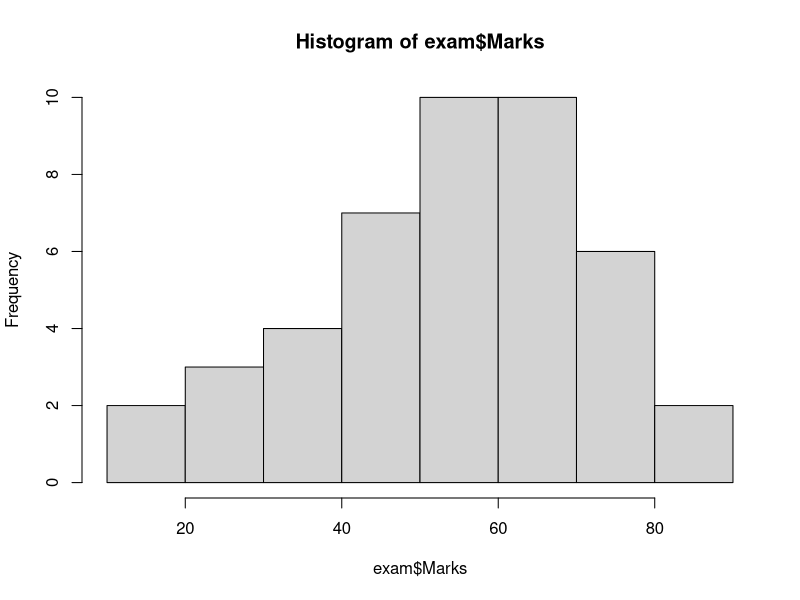
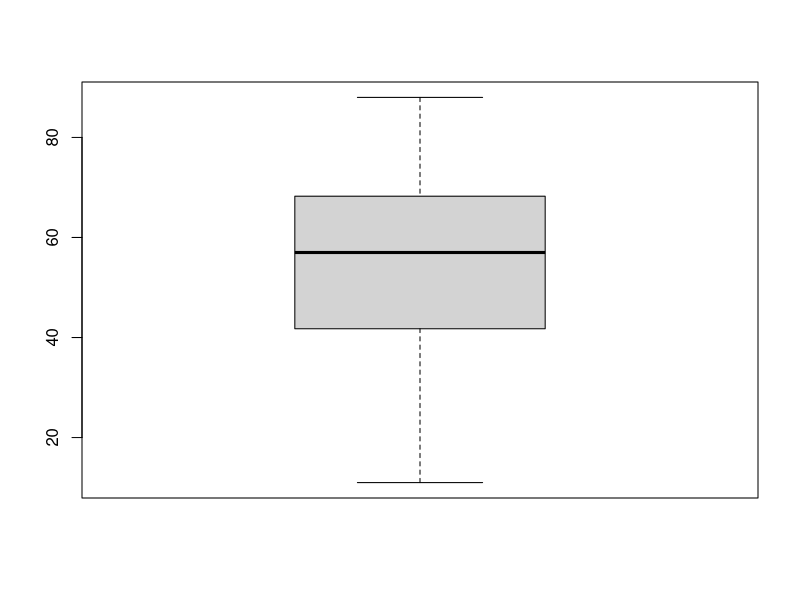
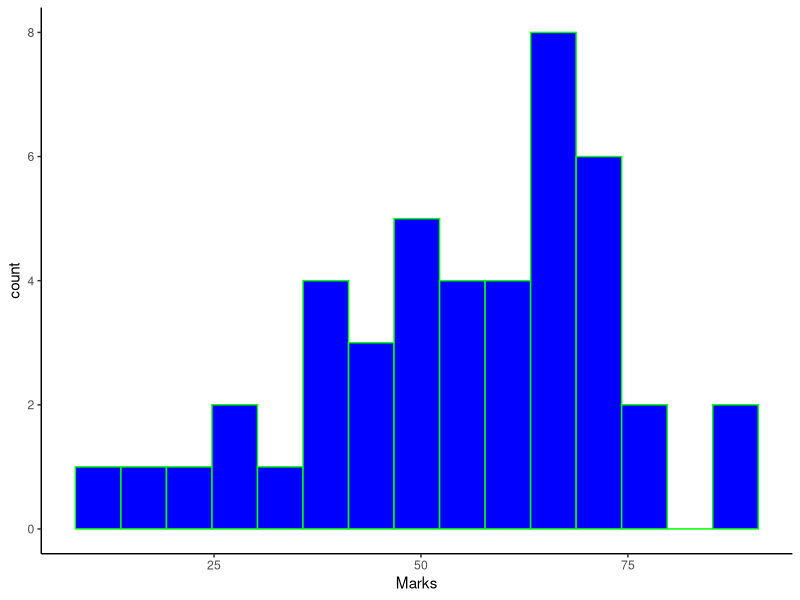
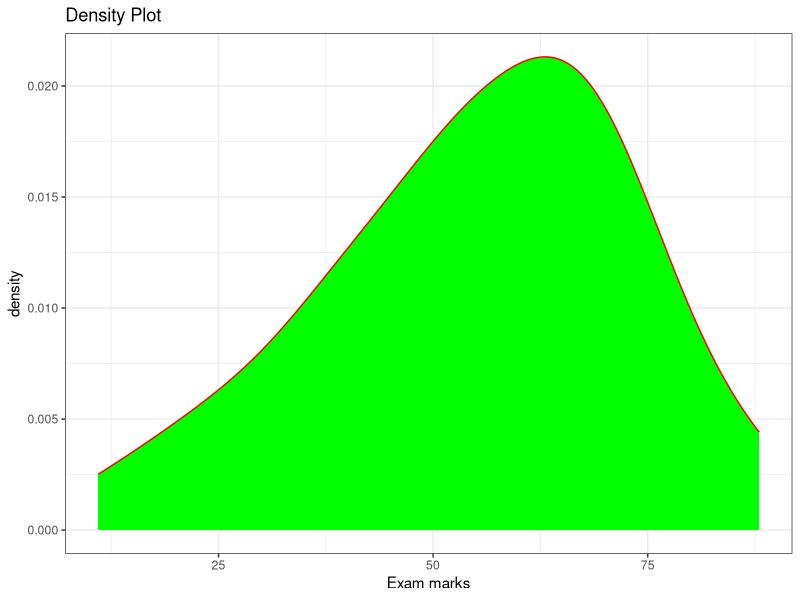
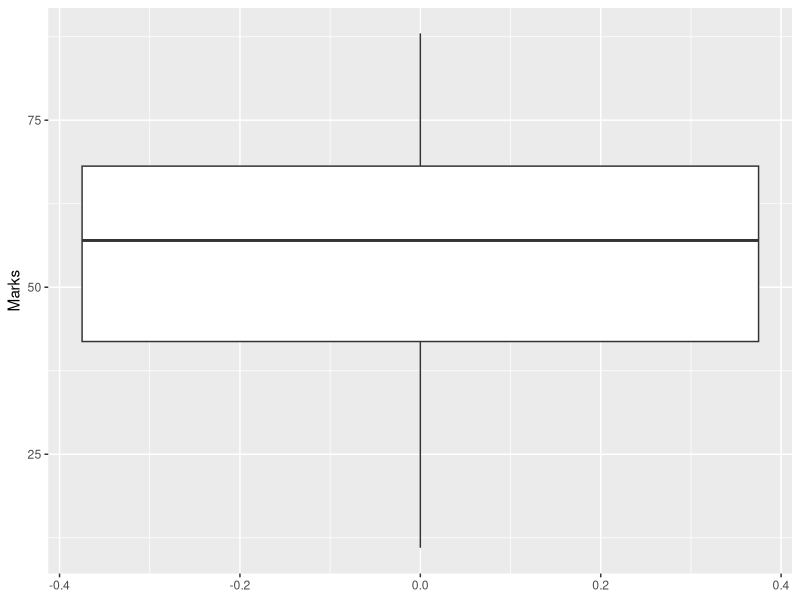

R code for these plots, in order:
setwd("c:/docs/youtubeR101")

library(tidyverse)
exam <- readxl::read_excel("Marks.xlsx")

glimpse(exam)
summary(exam)

hist(exam$Marks)
boxplot(exam$Marks)

exam %>% 
  drop_na(Marks) %>% 
  ggplot(aes(Marks))+
  geom_histogram(bins = 15,colour = "green", fill = "Blue")+
  theme_classic()

exam %>% 
  drop_na(Marks) %>% 
  ggplot(aes(Marks))+
  geom_density(colour= "red",fill="green")+
  theme_bw()+
  labs(title = "Density Plot", x = "Exam marks")

exam %>% 
  ggplot(aes(Marks))+
  geom_boxplot()+
  coord_flip()
